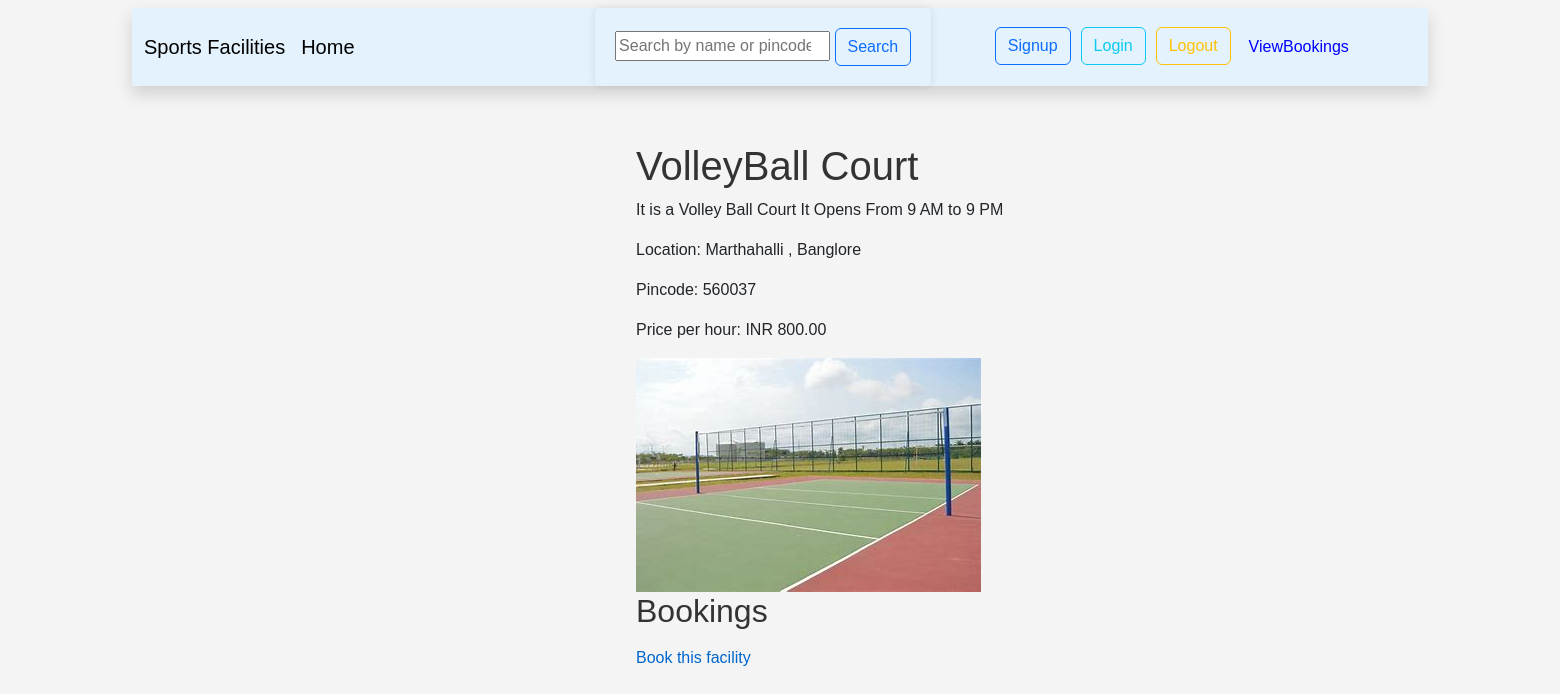
Screenshot of /facility/4/ with the database file from the repository.
### courts/models.py (models this page shows, shortened)
class Facility(models.Model):
    name = models.CharField(max_length=100)
    description = models.TextField()
    location = models.CharField(max_length=255)
    pincode = models.CharField(max_length=10)
    price_per_hour = models.DecimalField(max_digits=10, decimal_places=2, default=10.00)
    image = models.ImageField(upload_to='facility_images/')

### courts/views.py (the view)
# urls.py: path('facility/<int:pk>/', views.facility_detail, name='facility_detail'),
def facility_detail(request, pk):
    facility = get_object_or_404(Facility, pk=pk)
    bookings = Booking.objects.filter(facility=facility, start_time__gte=timezone.now()).order_by('start_time')
    return render(request, 'facility_detail.html', {'facility': facility, 'bookings': bookings})

### template/facility_detail.html (shortened to what this page needs)
{% extends 'facility_list.html' %}
{% block main %}
{% load static %}
<!DOCTYPE html>
<html>
<head>
    <link rel="stylesheet" type="text/css" href="{% static 'css/style.css' %}">
</head>
<body style="background-image: url(https://th.bing.com/th/id/OIP.WXGwruaGcmexmBuq2n52MAHaEK?w=309&h=180&c=7&r=0&o=5&dpr=1.3&pid=1.7); background-repeat: no-repeat; background-attachment: fixed; background-size: cover;">
    <div class="container  mb-5" style="margin-left: 40%;">
    <h1>{{ facility.name }}</h1>
    <p>{{ facility.description }}</p>
    <p>Location: {{ facility.location }}</p>
    <p>Pincode: {{ facility.pincode }}</p>
    <p class="">Price per hour: INR {{ facility.price_per_hour }}</p>
    <img src="{{ facility.image.url }}" alt="{{ facility.name }}">
    <h2>Bookings</h2>
    <a href="{% url 'book_facility' facility.pk %}">Book this facility</a>
    </div>
</body>
</html>
{% endblock %}

### static/css/style.css (style rules this page uses)
body { font-family: Arial, sans-serif; margin: 0; padding: 0; background-color: #f4f4f4; }
h1, h2 { color: #333; }
a { color: #0066cc; text-decoration: none; }

### rows the page displays
Facility: name "VolleyBall Court", description "It is a Volley Ball Court It Opens From 9 AM to 9 PM", location "Marthahalli , Banglore", pincode "560037", price_per_hour "800.00", image (picture)
